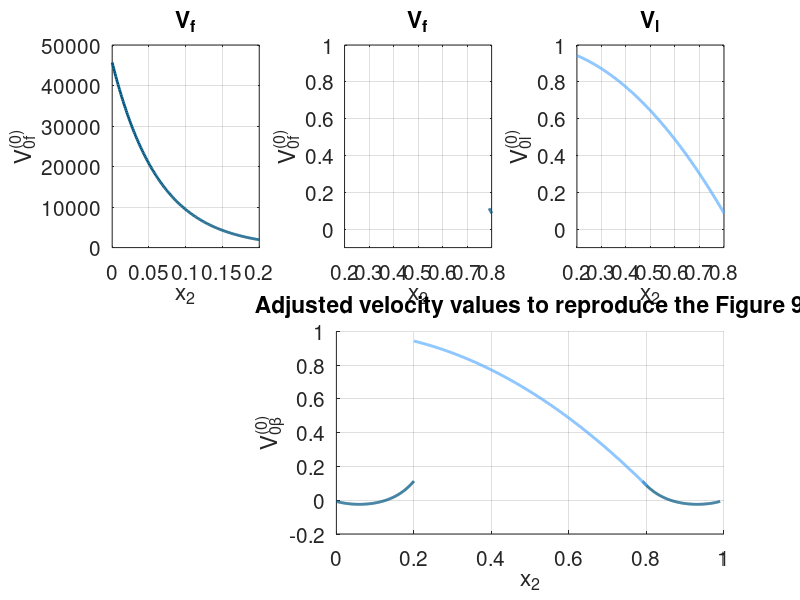
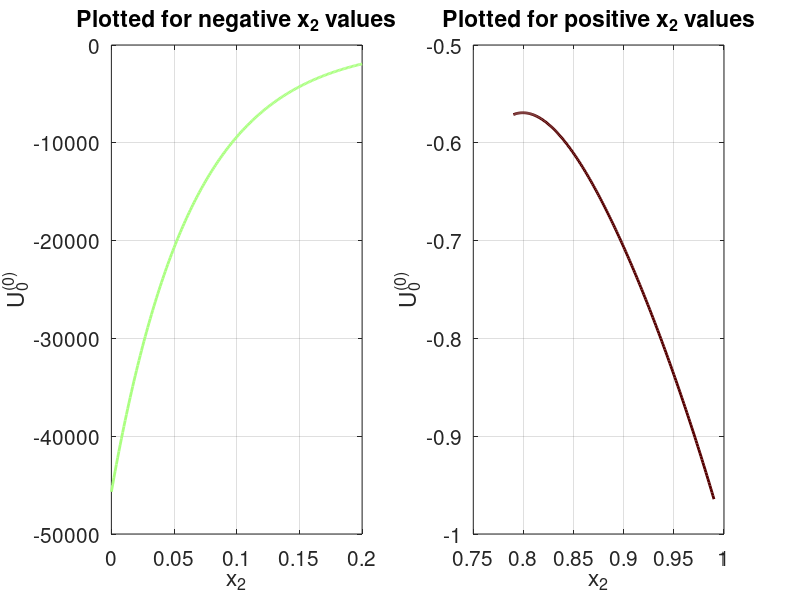

Write MATLAB code to recreate these figures, in order.
%%
% \autocite{Sumets_2018}
% Investigation of the zero oder flow for straight walled vessels.
%%
clear all
close all
clc

%% Parameters
chi = 250;
epsilon = 0.2;
h = 1 - epsilon;
phi_f = 0.99;
phi_s = 1 - phi_f;
phi = phi_s/phi_f;


%% Constants

Q1 = h;
Q2 = h*chi*exp(-sqrt(chi));
Q3 = sqrt(chi)*exp(-sqrt(chi)*h);

Q = Q1 / (Q2 + Q3);
%%
T1 = Q*exp(-sqrt(chi)*h);
T2 = (h*sqrt(chi)/2) + (phi_f/(h*sqrt(chi)));
T3 = phi_f/chi;
T4 = phi_f*Q*exp(-sqrt(chi)*h);

T = (T1 * T2) - T3 + T4;
%%
R1 = exp(sqrt(chi)*h);
R2 = sqrt(chi)*h*exp(sqrt(chi));
R3 = exp(-sqrt(chi)*h);
R4 = sqrt(chi)* h* exp(-sqrt(chi));

R = (R1 - R2)/(R3 + R4);

%%
S1 = T2;
S2 = R1 - (R * R3);
S3 = phi_f * (R1 + (R * R3));

S = S1 * S2 - S3;

%%
aBcs1 = 1/(S*sqrt(chi));
aBcs2 = R * (exp(-sqrt(chi)) - exp(-sqrt(chi)*h)) - exp(sqrt(chi)) + exp(sqrt(chi)*h);

aBcs3 = (1-h)/(S*sqrt(chi) * h);
aBcs4 = -S2;

aBcs5 = (1-h)/chi;
aBcs6 = 1/sqrt(chi);
aBcs7 = (T/S)*(exp(sqrt(chi)) - exp(sqrt(chi)*h));
aBcs8 = ((R*T)/S + Q)*(exp(-sqrt(chi)) - exp(-sqrt(chi)*h));

aBcs9 = (1-h)/(sqrt(chi)*h);
aBcs10 = (T/S)*exp(sqrt(chi)*h);
aBcs11 = ((R*T)/S + Q)*exp(-sqrt(chi)*h);

aBcs = (aBcs1*aBcs2 -aBcs3*aBcs4)...
    *((aBcs5 - aBcs6 * ( aBcs7  - aBcs8)...
    + aBcs9 * (aBcs10 - aBcs11))^-1);

%%
A1 = sqrt(chi)/h;
A2 = (T*exp(sqrt(chi)*h))/S;
A3 = exp(-sqrt(chi)*h)*((R * T) / S + Q);
A4 = -S2/S;

A = A1*(aBcs * (A2 - A3) + A4);

%%
D2 = (aBcs*T - 1)/S;
D1 = R*D2 + aBcs * Q;

%%
E1 = sqrt(chi)*(phi + 1);
E2 = D2 * exp(sqrt(chi)*h);
E3 = D1 * exp(-sqrt(chi)*h);
E4 = A*h*(phi+ 1);

E = E1*(E2 - E3)-E4;

%%
M1 = D1 * exp(-sqrt(chi));
M2 = D2 * exp(sqrt(chi));
M3 = A*(phi+1)/2;

M = M1 + M2 - M3 - 1;
%% Governing Equations
% CL1 = 0;
% CF1 = 0;

% V_l = @(x2, A) A .* x2.^2 / 2 + 1;
% V_f = @(D1,D2,A,aBcs,x2) D1 * exp(-sqrt(chi).*x2) + D2 .* exp(sqrt(chi).*x2) - (A + aBcs)/chi;

V_l = @(x2, A) 0.5*A*(x2.^2) + 1;
V_f = @(D1,D2,A,aBcs,x2) D1 * exp(-sqrt(chi)*x2) + D2 * exp(sqrt(chi)*x2) - (A + aBcs)/chi;
U = @(D1, D2, A, E, M, x2) -D1*exp(-sqrt(chi)*x2) - D2*exp(sqrt(chi)*x2)...
    + ((A*(phi+1)*(x2.^2))/2) + E*x2 + M;

%% Plots

x2_EGL_neg = linspace(0,epsilon,201);
x2_lumen = linspace(epsilon,1-epsilon,2001);
x2_EGL_pos = linspace(0.99-epsilon,0.99,201);

% 1) Reproduce the velocities of the fluid
figure

% cmap = colormap('parula');                
cmap = colormap('colorcube');

% Fluid phase in negative coordinates
ax1 = subplot(2, 3, 1);
plot(ax1, x2_EGL_neg, V_f(D1,D2,A,aBcs,x2_EGL_neg), 'linewidth', 2.0, ...
    'color',cmap(10, :))
title(ax1, 'V_f')
xlabel('x_2')
ylabel('V_{0f}^{(0)}')
grid(ax1, 'on')

% Fluid phase in positive coordinates
ax2 = subplot(2, 3, 2);
plot(ax2, x2_EGL_pos, V_f(D1,D2,A,aBcs,x2_EGL_pos), 'linewidth', 2.0, ...
    'color',cmap(10, :))
title(ax2, 'V_f')
xlabel(ax2, 'x_2')
ylabel(ax2, 'V_{0f}^{(0)}')
grid(ax2, 'on')

% Lumen
ax3 = subplot(2, 3, 3);
plot(ax3, x2_lumen,V_l(x2_lumen, A), 'linewidth', 2.0, ...
    'color',cmap(30, :))
title(ax3, 'V_l')
xlabel(ax3, 'x_2')
ylabel(ax3, 'V_{0l}^{(0)}')
grid(ax3, 'on')

% Adjusted to reproduce the figure 9

ax4 = subplot(2, 3, [5,6]);
hold(ax4, 'on')
plot(ax4, x2_EGL_pos, V_f(D1,D2,A,aBcs,x2_EGL_pos), 'linewidth', 2.0, ...
    'color',cmap(10, :))
plot(ax4, x2_lumen, V_l(x2_lumen, A), 'linewidth', 2.0, ...
    'color',cmap(30, :))
plot(ax4, fliplr(x2_EGL_neg), V_f(D1,D2,A,aBcs,x2_EGL_pos), 'linewidth', 2.0, ...
    'color',cmap(10, :))
hold(ax4, 'off')
title(ax4, 'Adjusted velocity values to reproduce the Figure 9')
xlabel(ax4, 'x_2')
ylabel(ax4, 'V_{0\beta}^{(0)}')
grid(ax4, 'on')

linkaxes([ax3, ax2], 'xy')
ylim(ax3, [-0.1, 1.0])

set([ax1, ax2, ax3, ax4], 'FontSize', 15)

%% Plot U
figure
ax1 = subplot(1, 2, 1);
plot(ax1, x2_EGL_neg, U(D1, D2, A, E, M, x2_EGL_neg), 'linewidth', 2.0, ...
    'color',cmap(20, :))
title(ax1, 'Plotted for negative x_2 values')
xlabel('x_2')
ylabel('U_{0}^{(0)}')
grid(ax1, 'on')

ax2 = subplot(1, 2, 2);
plot(ax2, x2_EGL_pos, U(D1, D2, A, E, M, x2_EGL_pos), 'linewidth', 2.0, ...
    'color',cmap(40, :))
title(ax2, 'Plotted for positive x_2 values')
xlabel('x_2')
ylabel('U_{0}^{(0)}')
grid(ax2, 'on')
set([ax1, ax2], 'FontSize', 15)